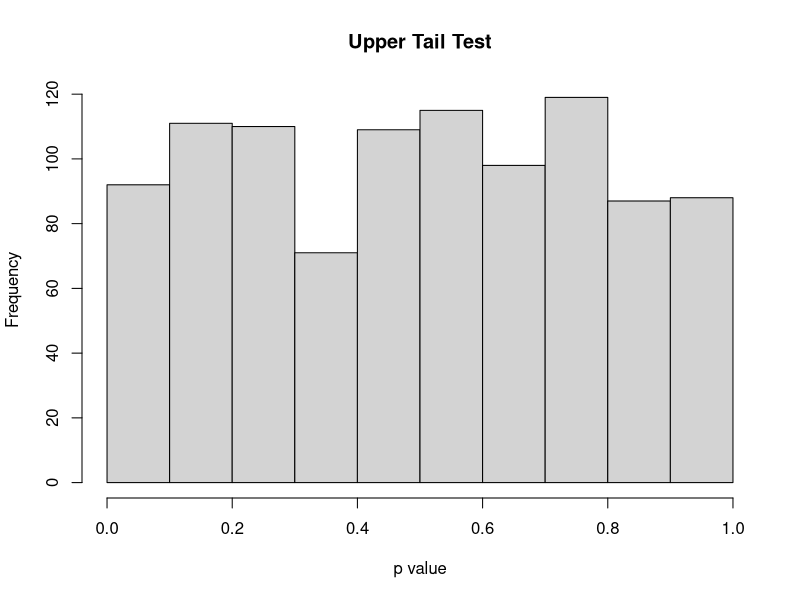
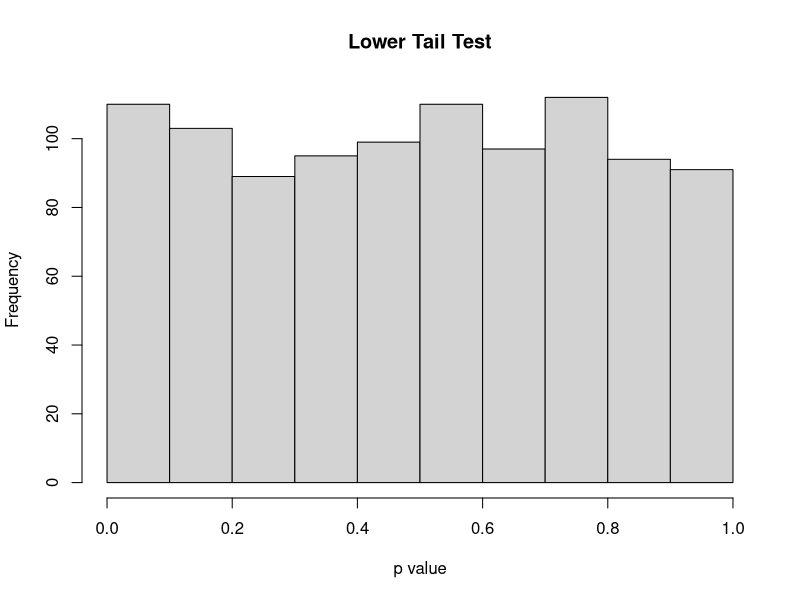
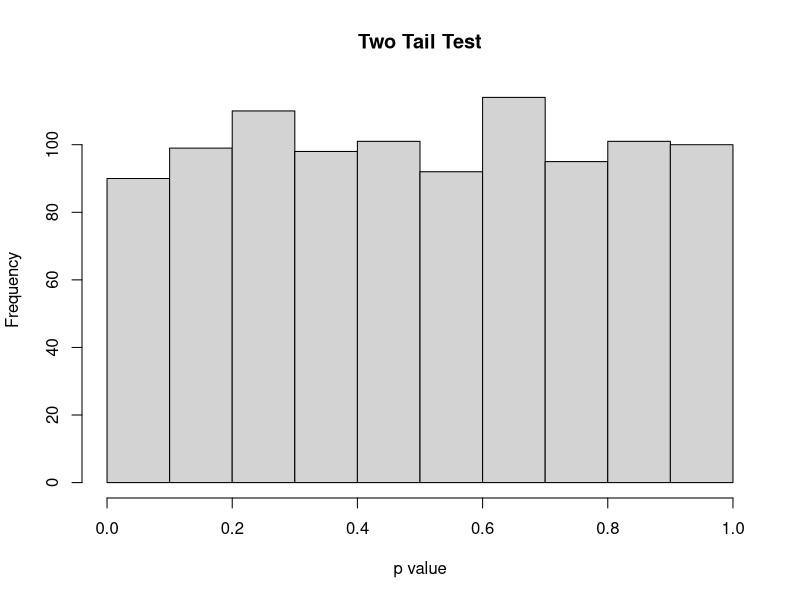
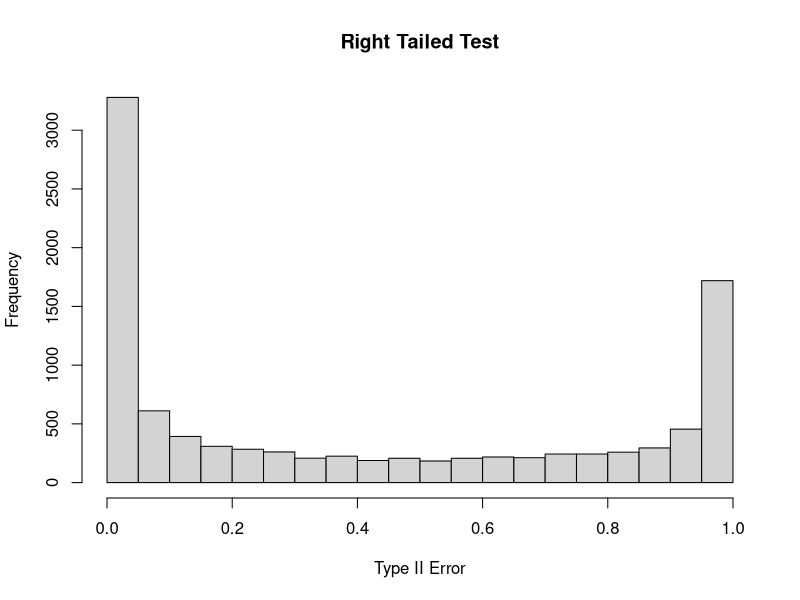
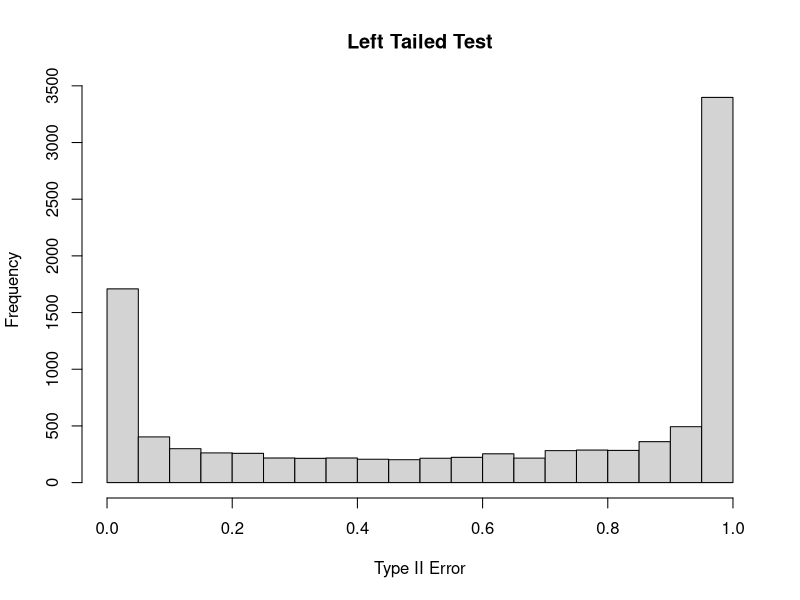
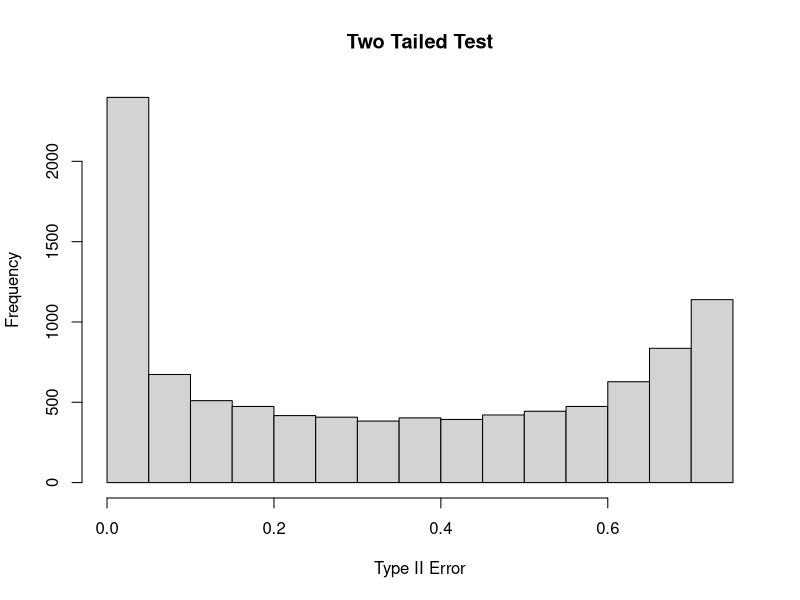

Recreate these plots in R, in order.
## ---- chunk 1
require(knitr)
## ---- chunk 2
myfun <- function(data, mu, pop.sd, two.tailed=TRUE, left.tail=NULL) {
  # we only want to deal with a numeric vector
  if(!is.numeric(data)) stop("'data' must be a numeric vector \n")
  
  # we expect 'left.tail' to be TRUE or FALSE for one-tailed test
  if(!two.tailed & is.null(left.tail)) 
    stop("'left.tail' must be TRUE or FALSE for one tailed test \n")
  
  # calculate z-score
  z.raw <- (mean(data) - mu) / (pop.sd/(sqrt(length(data))))
  
  # convert p-value to two-tailed if applicable
  if(two.tailed) {
    p.val <- 2*pnorm(-abs(z.raw), lower.tail = TRUE)
    rejectNull <- ifelse(p.val < 0.025, TRUE, FALSE)
  } else {
    if(left.tail == TRUE) { # left-tailed
      # take the area to the left of z.raw
      p.val <- pnorm(z.raw, lower.tail = TRUE)
    } else { # right-tailed
      # take the area to the right of z.raw
      p.val <- pnorm(z.raw, lower.tail = FALSE)
    }
    rejectNull <- ifelse(p.val < 0.05, TRUE, FALSE)
  }
  
  list("p.value" = p.val, "rejectNull" = rejectNull)
}
## ---- chunk 3
set.seed(5000)
## ---- chunk 4
pop.mean <- 50
pop.sd <- 21
sample.size <- 36
sample.data <- rnorm(sample.size, mean = pop.mean, sd = pop.sd)

mean(sample.data)

# run a right tailed test
kable(data.frame(myfun(sample.data, mu = pop.mean, pop.sd = pop.sd, two.tailed = FALSE, 
                       left.tail = FALSE)))

# run a left-tailed test
kable(data.frame(myfun(sample.data, mu = pop.mean, pop.sd = pop.sd, two.tailed = FALSE, 
                       left.tail = TRUE)))

# run a two-tailed test
kable(data.frame(myfun(sample.data, mu = pop.mean, pop.sd = pop.sd, two.tailed = TRUE, 
                       left.tail = NULL)))

## ---- chunk 5
num.trials <- 1000

result.vec.right.tailed <- replicate(num.trials, 
                                    myfun(rnorm(sample.size, mean = pop.mean, sd = pop.sd), 
                                          mu = pop.mean, 
                                          pop.sd = pop.sd, 
                                          two.tailed = FALSE, 
                                          left.tail = FALSE)$p.value, 
                                    simplify = TRUE)
hist(result.vec.right.tailed, main = "Upper Tail Test", xlab = "p value")

result.vec.left.tailed <- replicate(num.trials, 
                                   myfun(rnorm(sample.size, mean = pop.mean, sd = pop.sd), 
                                         mu = pop.mean, 
                                         pop.sd = pop.sd, 
                                         two.tailed = FALSE, 
                                         left.tail = TRUE)$p.value, 
                                   simplify = TRUE)
hist(result.vec.left.tailed, main = "Lower Tail Test", xlab = "p value")


result.vec.two.tailed <- replicate(num.trials, 
                                   myfun(rnorm(sample.size, mean = pop.mean, sd = pop.sd), 
                                         mu = pop.mean, 
                                         pop.sd = pop.sd, 
                                         two.tailed = TRUE, 
                                         left.tail = NULL)$p.value, 
                                   simplify = TRUE)
hist(result.vec.two.tailed, main = "Two Tail Test", xlab = "p value")

## ---- chunk 6
result.vec.right.tailed <- replicate(num.trials, 
                                    myfun(rnorm(sample.size, mean = pop.mean, sd = pop.sd), 
                                          mu = pop.mean, 
                                          pop.sd = pop.sd, 
                                          two.tailed = FALSE, 
                                          left.tail = FALSE), 
                                    simplify = TRUE)
df <- data.frame(cbind(result.vec.right.tailed[1,], result.vec.right.tailed[2,]))
colnames(df) <- c("p.value", "rejectNull")
kable(head(df))
## ---- chunk 7
rejection.mean <- pop.mean + pop.sd/10
rejection.mean
## ---- chunk 8
z.pop <- (rejection.mean - pop.mean) / 
  (pop.sd/sqrt(length(sample.data)))
z.pop
## ---- chunk 9
z.type.one.right <- (rejection.mean - pop.mean) / 
  (pop.sd/sqrt(length(sample.data)))
z.type.one.right
p.type.one.right <- pnorm(z.type.one.right, lower.tail = FALSE)
p.type.one.right
## ---- chunk 10
z.type.two.right <- (rejection.mean - mean(sample.data)) / 
  (pop.sd/sqrt(length(sample.data)))
z.type.two.right

# For Type II, we want the area to the left of z.type.two.right on alternate distribution
p.type.two.right <- pnorm(z.type.two.right, lower.tail = TRUE)
p.type.two.right

test.power.right <- 1 - p.type.two.right
test.power.right
## ---- chunk 11
z.type.one.left <- (rejection.mean - mean(sample.data)) / 
  (pop.sd/sqrt(length(sample.data)))
z.type.one.left

p.type.one.left <- pnorm(z.type.one.left, lower.tail = TRUE)
p.type.one.left
## ---- chunk 12
# z-value in this case is the same as z.type.two.right but let's calculate it anyways
z.type.two.left <- (rejection.mean - mean(sample.data)) / 
  (pop.sd/sqrt(length(sample.data)))
z.type.two.left

# For Type II, this time we want the area to the right of z.type.two.left on alternate distribution
p.type.two.left <- pnorm(z.type.two.left, lower.tail = FALSE)
p.type.two.left

test.power.left <- 1 - p.type.two.left
test.power.left

## ---- chunk 13
z.original <- (rejection.mean - pop.mean) / (pop.sd/(sqrt(length(sample.data))))
z.original

# Type I error is the same as the value given below
p.type.one.twotailed <- pnorm(z.original, lower.tail=FALSE)
p.type.one.twotailed

alpha.by.two <- p.type.one.twotailed/2
alpha.by.two

z.alpha.by.two.pos <- qnorm(alpha.by.two, lower.tail = FALSE) 
z.alpha.by.two.pos

rejection.mean.twotailed.pos <- pop.mean + 
  z.alpha.by.two.pos*(pop.sd/sqrt(length(sample.data)))
rejection.mean.twotailed.pos

z.alpha.by.two.neg <- -z.alpha.by.two.pos

rejection.mean.twotailed.neg <- pop.mean + 
  z.alpha.by.two.neg*(pop.sd/sqrt(length(sample.data)))
rejection.mean.twotailed.neg
## ---- chunk 14
# For the positive rejection.mean.two.tailed
z.twotailed.positive <- (rejection.mean.twotailed.pos - mean(sample.data)) / 
  (pop.sd/sqrt(length(sample.data)))
z.twotailed.positive

p.twotailed.positive <- pnorm(z.twotailed.positive, lower.tail = FALSE)
p.twotailed.positive

z.twotailed.negative <- (rejection.mean.twotailed.neg - mean(sample.data)) / 
  (pop.sd/sqrt(length(sample.data)))
z.twotailed.negative

p.twotailed.negative <- pnorm(z.twotailed.negative, lower.tail = TRUE)
p.twotailed.negative
## ---- chunk 15
p.type.two.twotailed <- 1 - p.twotailed.positive - p.twotailed.negative
p.type.two.twotailed

test.power.twotailed <- 1 - p.type.two.twotailed
test.power.twotailed
## ---- chunk 16
TypeTwoError <- function(test.data, null.mean, null.sd, alpha, 
                         sample.size = NULL, tail.type = "Two") {
  # return(a)
  
  if(is.null(sample.size))
    sample.size <- length(test.data)
  
  alternate.mean <- mean(test.data)

  std.err <- null.sd / sqrt(sample.size)
  
  tail.type <- casefold(tail.type, upper = TRUE)
  
  switch(tail.type, 
         TWO = {
           type.one.vec <- c(alpha/2, 1-alpha/2)
           bounds.vec <- qnorm(type.one.vec, null.mean, std.err, lower.tail = TRUE)
           p.values.vec <- pnorm(bounds.vec, 
                                 alternate.mean, 
                                 std.err, 
                                 lower.tail = TRUE)
           type.two.error <- diff(p.values.vec)
         }, 
         LEFT = { 
           lower.bound <- qnorm(alpha, null.mean, std.err, lower.tail = TRUE)
           type.two.error <- pnorm(lower.bound, 
                                   alternate.mean, 
                                   std.err, 
                                   lower.tail = FALSE)
           }, 
         RIGHT = {
           upper.bound <- qnorm(alpha, null.mean, std.err, lower.tail = FALSE)
           type.two.error <- pnorm(upper.bound, 
                                   alternate.mean, 
                                   std.err, 
                                   lower.tail = FALSE)
           
         })
  list("tail.type" = tail.type, "type.two.error" = type.two.error)
}
## ---- chunk 17
# Our function taks an alpha value so we convert rejection mean to that.
alpha <- pnorm((rejection.mean - pop.mean) / (pop.sd / sqrt(length(sample.data))), 
               lower.tail = FALSE)

# Let's use a for-loop and hope the R gods won't smite us
# At least it reduce code bloat
res <- data.frame()
for(case in c("Right", "Left", "Two")) {
  res <- append(res, TypeTwoError(test.data = sample.data, 
                                             null.mean = pop.mean, 
                                             null.sd = pop.sd, 
                                             alpha = alpha,
                                             tail.type = case))
}
res <- data.frame(res, check.names = FALSE)
kable(res)
## ---- chunk 18
res <- data.frame()
for(case in c("Right", "Left", "Two")) {
  res <- append(res, TypeTwoError(test.data = sample.data, 
                                             null.mean = pop.mean, 
                                             null.sd = pop.sd, 
                                             alpha = alpha, 
                                             sample.size = 200,
                                             tail.type = case))
}
res <- data.frame(res, check.names = FALSE)
kable(res)
## ---- chunk 19
num.trials <- 10000

for(case in c("Right", "Left", "Two")) {
 results.vec <- replicate(num.trials, 
                          TypeTwoError(test.data = rnorm(sample.size, mean = pop.mean, 
                                                         sd = pop.sd), 
                                       null.mean = pop.mean, 
                                       null.sd = pop.sd, 
                                       alpha = alpha, 
                                       sample.size = 200, 
                                       tail.type = case)$type.two.error, 
                          simplify = TRUE) 
 hist(results.vec, main = paste0(case, " Tailed Test"), xlab = "Type II Error")
 print(summary(results.vec))
}
